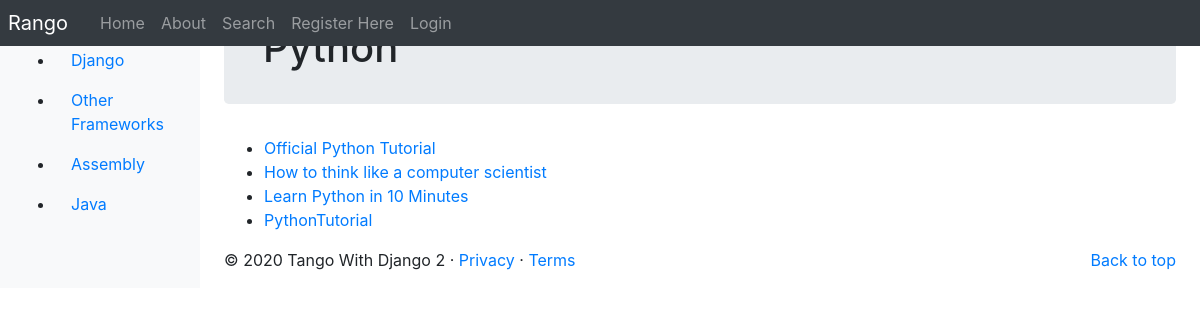
/rango/category/python/, run on the app's committed database.
### rango/models.py (models this page shows, shortened)
class Category(models.Model):
    NAME_MAX_VALUE = 128
    name = models.CharField(max_length=NAME_MAX_VALUE, unique=True)
    views = models.IntegerField(default=0)
    likes = models.IntegerField(default=0)
    slug = models.SlugField(unique=True)
    class Meta:
        verbose_name_plural = "Categories"

class Page(models.Model):
    TITLE_MAX_VALUE = 128
    category = models.ForeignKey(Category, on_delete=models.CASCADE)
    title = models.CharField(max_length=TITLE_MAX_VALUE)
    url = models.URLField()
    views = models.IntegerField(default=0)

### rango/views.py (the view)
# urls.py: path('category/<slug:category_name_slug>/', views.show_category, name='show_category'),
def show_category(request, category_name_slug):
    context_dict = {}
    try:
        category = Category.objects.get(slug=category_name_slug)
        pages = Page.objects.filter(category=category)
        context_dict['pages'] = pages
        context_dict['category'] = category
    except Category.DoesNotExist:
        context_dict['category'] = None
        context_dict['pages'] = None
    return render(request, 'rango/category.html', context=context_dict)

### rango/templatetags/rango_template_tags.py (called while the page is built)
@register.inclusion_tag('rango/categories.html')
def get_category_list(current_category=None):
    return {'categories': Category.objects.all(),
            'current_category': current_category}

### templates/rango/category.html (shortened to what this page needs)
{% extends 'rango/base.html' %}
{% load static %}
{% block body_block %}
    {% if category %}
    <div class="jumbotron p-4">
        <div class="container">
            <h1 class="jumbotron-heading">{{ category.name }}</h1>
        </div>
    </div>
    {% if pages %}
    <ul>
        {% for page in pages %}
        <li><a href="{{ page.url }}">{{ page.title }}</a></li>
        {% endfor %}
    </ul>
    {% else %}
    <strong>No pages currently in category.</strong>
    {% endif %}
    {% else %}
    The specified category does not exist.
    {% endif %}
{% endblock %}

### templates/rango/categories.html (shortened to what this page needs)
<ul>
    {% if categories %}
        {% for c in categories %}
            {% if c == current_category %}
                <li class="nav-item">
                    <a class="nav-link active" href="{% url 'rango:show_category' c.slug %}">
                    </a>
                </li>
            {% else %}
                <li class="nav-item">
                    <a class="nav-link active" href="{% url 'rango:show_category' c.slug %}">
                        {{ c.name }}
                    </a>
                </li>
            {% endif %}
        {% endfor %}
    {% else %}
        <li class="nav-item">There are no categories present.</li>
    {% endif %}
</ul>

### data on the page
Category: name "Django"
Category: name "Other Frameworks"
Category: name "Assembly"
Category: name "Java"
Category: name "Python"
Page: title "Official Python Tutorial"
Page: title "How to think like a computer scientist"
Page: title "Learn Python in 10 Minutes"
Page: title "PythonTutorial"
